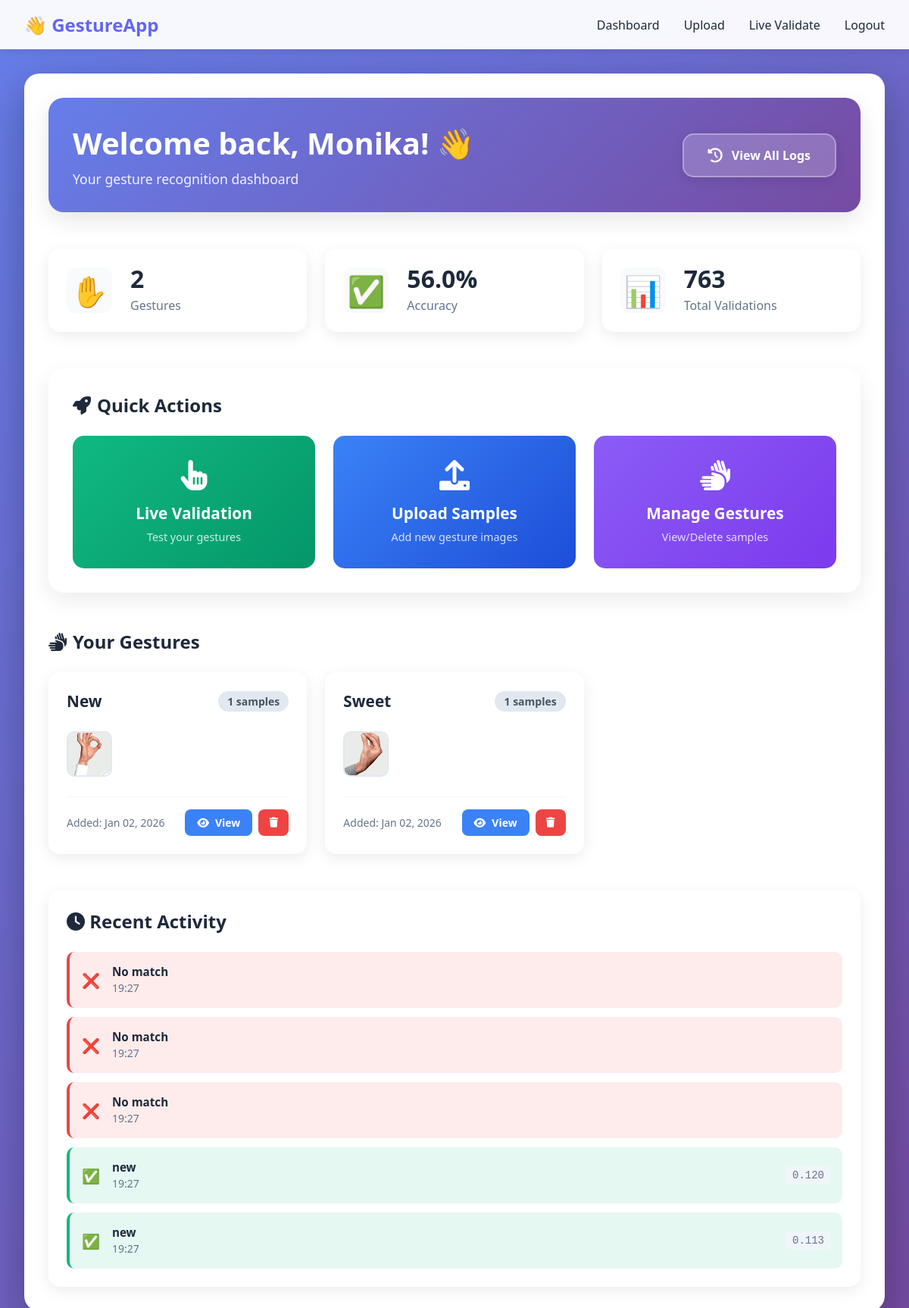
The app's page /dashboard (signed in) with its own data.
### models.py (models this page shows, shortened)
class User(UserMixin, db.Model):
    __tablename__ = 'users'
    id = db.Column(db.Integer, primary_key=True)
    username = db.Column(db.String(80), unique=True, nullable=False, index=True)
    email = db.Column(db.String(120), unique=True, nullable=False, index=True)
    password_hash = db.Column(db.String(255), nullable=False)
    created_at = db.Column(db.DateTime, default=datetime.utcnow)
    gestures = db.relationship('Gesture', backref='user', lazy=True, cascade='all, delete-orphan')
    validation_logs = db.relationship('ValidationLog', backref='user', lazy=True, cascade='all, delete-orphan')

class Gesture(db.Model):
    __tablename__ = 'gestures'
    id = db.Column(db.Integer, primary_key=True)
    user_id = db.Column(db.Integer, db.ForeignKey('users.id'), nullable=False)
    name = db.Column(db.String(100), nullable=False)
    description = db.Column(db.Text)
    created_at = db.Column(db.DateTime, default=datetime.utcnow)
    samples = db.relationship('GestureSample', backref='gesture', lazy=True, cascade='all, delete-orphan')
    @property
    def sample_count(self):
        return len(self.samples) if self.samples else 0

class GestureSample(db.Model):
    __tablename__ = 'gesture_samples'
    id = db.Column(db.Integer, primary_key=True)
    gesture_id = db.Column(db.Integer, db.ForeignKey('gestures.id'), nullable=False)
    image_path = db.Column(db.String(255), nullable=False)
    landmarks_json = db.Column(db.Text, nullable=False)
    created_at = db.Column(db.DateTime, default=datetime.utcnow)
    @property
    def landmarks(self):
        return json.loads(self.landmarks_json)

class ValidationLog(db.Model):
    __tablename__ = 'validation_logs'
    id = db.Column(db.Integer, primary_key=True)
    user_id = db.Column(db.Integer, db.ForeignKey('users.id'), nullable=False)
    detected_gesture = db.Column(db.String(100))
    expected_gestures = db.Column(db.Text)
    is_correct = db.Column(db.Boolean, nullable=False)
    distance = db.Column(db.Float)
    threshold_used = db.Column(db.Float)
    session_id = db.Column(db.String(100))
    timestamp = db.Column(db.DateTime, default=datetime.utcnow, index=True)

### app.py (the view)
@app.route('/dashboard')
@login_required
def dashboard():
    gestures = Gesture.query.filter_by(user_id=current_user.id).all()
    total_gestures = len(gestures)
    total_samples = sum(gesture.sample_count for gesture in gestures)
    total_validations = ValidationLog.query.filter_by(
        user_id=current_user.id
    ).count()
    recent_logs = ValidationLog.query.filter_by(
        user_id=current_user.id
    ).order_by(
        ValidationLog.timestamp.desc()
    ).limit(100).all()
    if recent_logs:
        correct_count = sum(1 for log in recent_logs if log.is_correct)
        accuracy = round((correct_count / len(recent_logs)) * 100, 1)
    else:
        accuracy = 0
    recent_logs_display = recent_logs[:5]
    return render_template('dashboard.html',
                         gestures=gestures,
                         total_gestures=total_gestures,
                         total_samples=total_samples,
                         total_validations=total_validations,  # Now shows actual count
                         accuracy=accuracy,
                         recent_logs=recent_logs_display)

### app.py (called while the page is built)
@login_manager.user_loader
def load_user(user_id):
    return db.session.get(User, int(user_id))

### templates/dashboard.html (shortened to what this page needs)
{% extends "base.html" %}
{% block content %}
<div class="dashboard-container">
    <div class="welcome-card">
        <div class="welcome-content">
            <h1>Welcome back, {{ current_user.username }}! 👋</h1>
            <p class="subtitle">Your gesture recognition dashboard</p>
        </div>
        <a href="{{ url_for('validation_logs') }}" class="btn-view-logs">
            <i class="fas fa-history"></i>
            <span>View All Logs</span>
        </a>
    </div>
<div class="stats-grid">
    <div class="stat-card">
        <div class="stat-icon">✋</div>
        <div class="stat-content">
            <h3>{{ total_gestures }}</h3>
            <p>Gestures</p>
        </div>
    </div>
    <div class="stat-card">
        <div class="stat-icon">✅</div>
        <div class="stat-content">
            <h3>{{ accuracy }}%</h3>
            <p>Accuracy</p>
        </div>
    </div>
    <div class="stat-card stat-card-clickable" onclick="window.location.href='{{ url_for('validation_logs') }}'">
        <div class="stat-icon">📊</div>
        <div class="stat-content">
            <h3>{{ total_validations }}</h3>
            <p>Total Validations</p>
        </div>
    </div>
</div>
    <div class="main-action-card">
        <h2><i class="fas fa-rocket"></i> Quick Actions</h2>
        <div class="action-buttons">
            <a href="{{ url_for('live_validation') }}" class="action-btn primary">
                <i class="fas fa-hand-pointer"></i>
                <span>Live Validation</span>
                <small>Test your gestures</small>
            </a>
            <a href="{{ url_for('upload_gesture') }}" class="action-btn secondary">
                <i class="fas fa-upload"></i>
                <span>Upload Samples</span>
                <small>Add new gesture images</small>
            </a>
            <a href="{{ url_for('manage_gestures') }}" class="action-btn tertiary">
                <i class="fas fa-hands"></i>
                <span>Manage Gestures</span>
                <small>View/Delete samples</small>
            </a>
        </div>
    </div>
    <div class="gestures-section">
        <h2><i class="fas fa-hands"></i> Your Gestures</h2>
        {% if gestures %}
        <div class="gestures-grid">
            {% for gesture in gestures %}
            <div class="gesture-card">
                <div class="gesture-header">
                    <h3>{{ gesture.name|title }}</h3>
                    <span class="sample-badge">{{ gesture.sample_count }} samples</span>
                </div>
                <div class="gesture-samples">
                    {% if gesture.samples %}
                        {% for sample in gesture.samples[:3] %}
                        <div class="sample-image">
                            <img src="{{ url_for('uploaded_file', filename=sample.image_path) }}"
                                 alt="{{ gesture.name }} sample {{ loop.index }}"
                                 loading="lazy"
                                 onerror="this.style.display='none'">
                        </div>
                        {% endfor %}
                    {% else %}
                        <div class="no-samples">
                            <i class="fas fa-image"></i>
                            <p>No samples yet</p>
                        </div>
                    {% endif %}
                </div>
                <div class="gesture-footer">
                    <span class="gesture-date">
                        Added: {{ gesture.created_at.strftime('%b %d, %Y') }}
                    </span>
                    <div class="gesture-actions">
                        <a href="{{ url_for('manage_gestures') }}" class="btn-view">
                            <i class="fas fa-eye"></i> View
                        </a>
                        <button class="btn-delete" onclick="deleteGesture({{ gesture.id }})">
                            <i class="fas fa-trash"></i>
                        </button>
                    </div>
                </div>
            </div>
            {% endfor %}
        </div>
        {% endif %}
    </div>
    {% if recent_logs %}
    <div class="recent-activity">
        <h2><i class="fas fa-clock"></i> Recent Activity</h2>
        <div class="activity-list">
            {% for log in recent_logs %}
            <div class="activity-item {{ 'success' if log.is_correct else 'error' }}">
                <div class="activity-icon">
                    {% if log.is_correct %}✅{% else %}❌{% endif %}
                </div>
                <div class="activity-details">
                    <strong>{{ log.detected_gesture|default('No match', true) }}</strong>
                    <span>{{ log.timestamp.strftime('%H:%M') }}</span>
                </div>
                {% if log.distance %}
                <div class="activity-distance">
                    {{ "%.3f"|format(log.distance) }}
                </div>
                {% endif %}
            </div>
            {% endfor %}
        </div>
    </div>
    {% endif %}
</div>
{% endblock %}

### templates/base.html (shortened to what this page needs)
<!DOCTYPE html>
<html lang="en">
<head>
    <link rel="stylesheet" href="{{ url_for('static', filename='css/style.css') }}">
    <link rel="stylesheet" href="https://cdnjs.cloudflare.com/ajax/libs/font-awesome/6.0.0/css/all.min.css">
</head>
<body>
    <nav class="navbar">
        <div class="nav-container">
            <a href="/" class="nav-logo">👋 GestureApp</a>
            <div class="nav-menu">
                {% if current_user.is_authenticated %}
                    <a href="{{ url_for('dashboard') }}">Dashboard</a>
                    <a href="{{ url_for('upload_gesture') }}">Upload</a>
                    <a href="{{ url_for('live_validation') }}">Live Validate</a>
                    <a href="{{ url_for('logout') }}">Logout</a>
                {% else %}
                    <a href="{{ url_for('login') }}">Login</a>
                    <a href="{{ url_for('signup') }}">Sign Up</a>
                {% endif %}
            </div>
        </div>
    </nav>
    <main class="main-content">
        {% block content %}{% endblock %}
    </main>
</body>
</html>

### static/css/style.css (style rules this page uses)
* { margin: 0; padding: 0; box-sizing: border-box; }
:root { --primary: #6366f1; --primary-dark: #4f46e5; --secondary: #8b5cf6; --success: #10b981; --danger: #ef4444; --warning: #f59e0b; --dark: #1e293b; --light: #f1f5f9; --gray: #64748b; --white: #ffffff; }
body { font-family: 'Segoe UI', Tahoma, Geneva, Verdana, sans-serif; background: linear-gradient(135deg, #667eea 0%, #764ba2 100%); min-height: 100vh; color: var(--dark); }
.navbar { background: rgba(255, 255, 255, 0.95); backdrop-filter: blur(10px); box-shadow: 0 2px 10px rgba(0,0,0,0.1); padding: 1rem 0; position: sticky; top: 0; z-index: 1000; }
.nav-container { max-width: 1200px; margin: 0 auto; padding: 0 2rem; display: flex; justify-content: space-between; align-items: center; }
.nav-logo { font-size: 1.5rem; font-weight: bold; color: var(--primary); text-decoration: none; }
.nav-menu { display: flex; gap: 2rem; }
.nav-menu a { color: var(--dark); text-decoration: none; font-weight: 500; transition: color 0.3s; }
.main-content { max-width: 1200px; margin: 0 auto; padding: 2rem; }
.dashboard-container { background: white; border-radius: 20px; padding: 3rem; box-shadow: 0 20px 60px rgba(0,0,0,0.3); }

### records on screen
User: username "Monika"
Gesture: name "New", sample_count "1", created_at "Jan 02, 2026"
GestureSample: image_path (picture)
Gesture: name "Sweet", sample_count "1", created_at "Jan 02, 2026"
GestureSample: image_path.name (picture)
ValidationLog: detected_gesture "No match", timestamp "19:27"
ValidationLog: detected_gesture "No match", timestamp "19:27"
ValidationLog: detected_gesture "No match", timestamp "19:27"
ValidationLog: detected_gesture "new", timestamp "19:27", distance "0.120"
ValidationLog: detected_gesture "new", timestamp "19:27", distance "0.113"

### other values on screen
{{ total_gestures }} "2"
{{ accuracy }} "56.0"
{{ total_validations }} "763"
